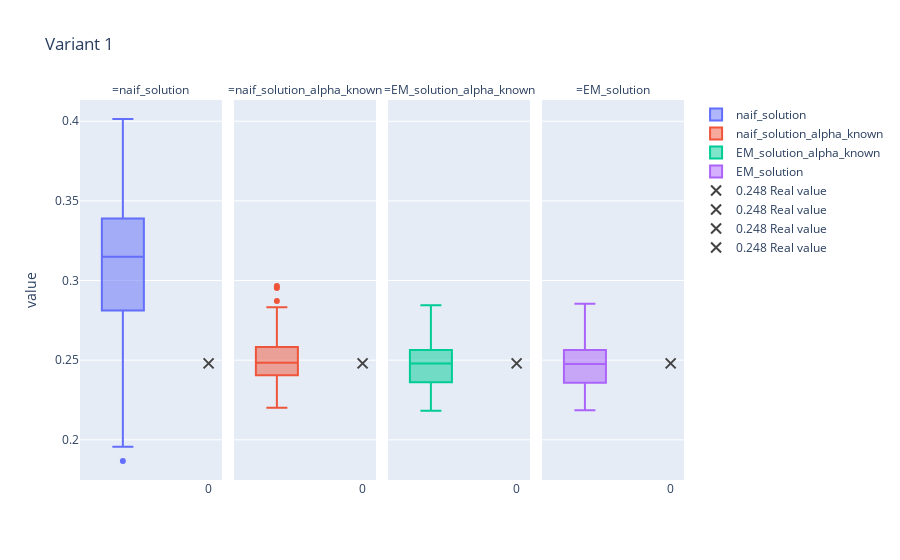
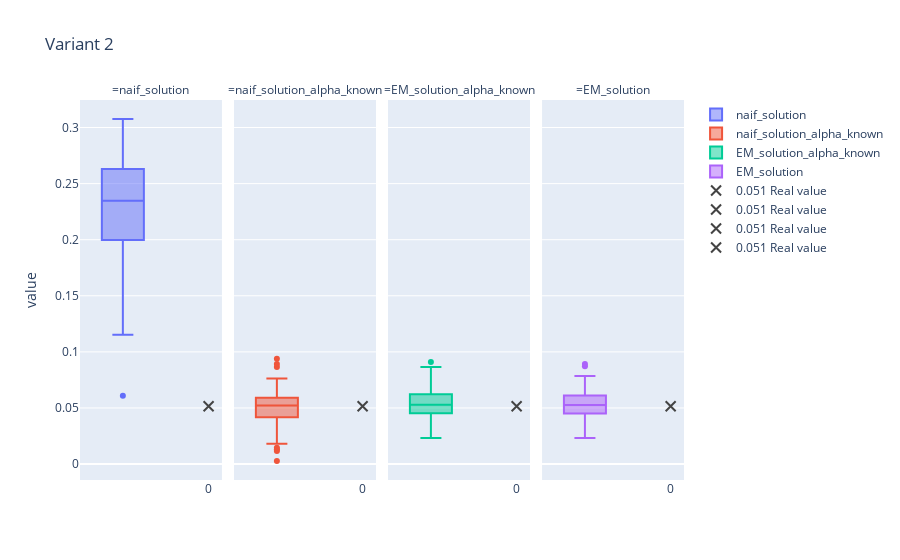
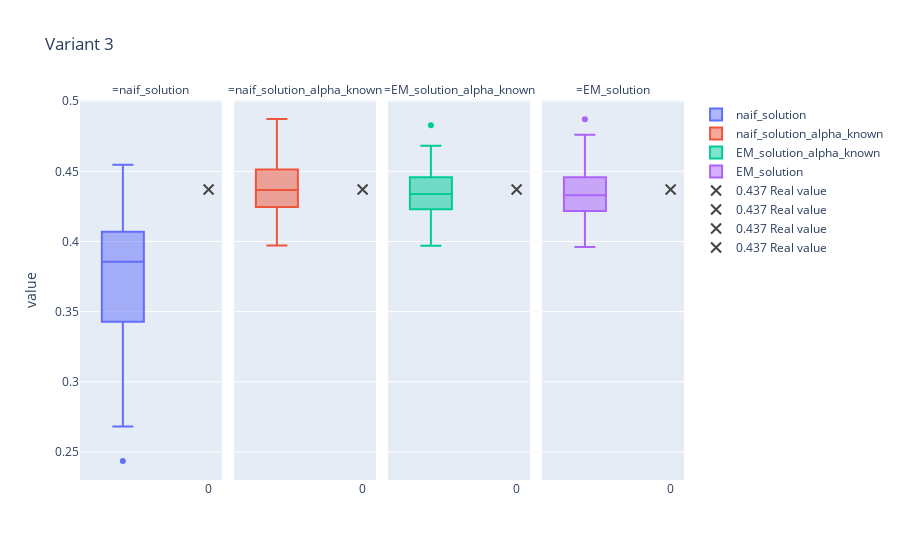
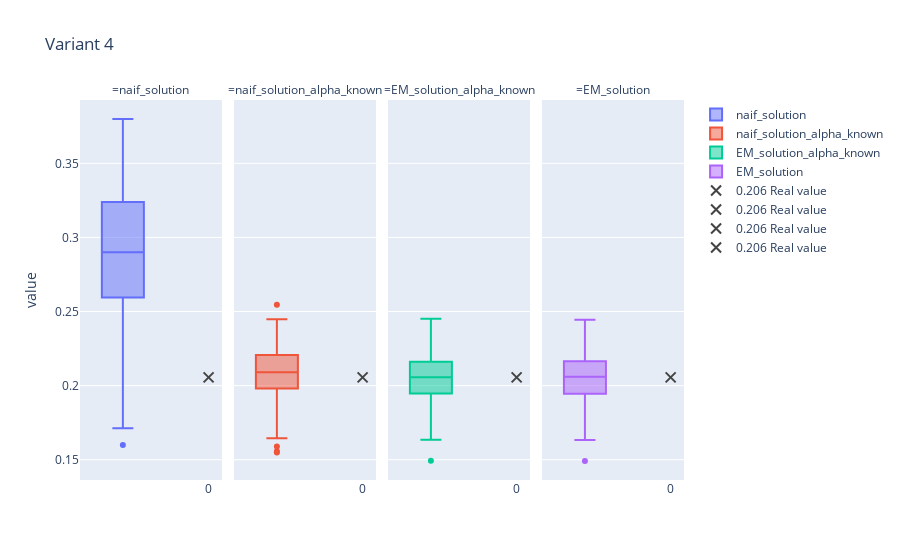

Source (notebook cell) for these figures, in order:
### Code cell
# useful for the visualization
nb_variants = 5
nb_simulation = 100
# alpha_list = list(np.arange(0.,0.5, 0.05))
columns_name = ['naif_solution', 'naif_solution_alpha_known','EM_solution_alpha_known', 'EM_solution']
# Start visualization
for variant_actuel in range(nb_variants):
    temp = []
    for i in range(nb_simulation):
        new_row = [np.array(temp_df[col])[i][variant_actuel] for col in columns_name]
        temp.append(new_row)
    variant = pd.DataFrame(temp, columns=columns_name)
    real_value = list(temp_df.ratio)[0][variant_actuel]
    fig = px.box(variant.melt(), y="value", facet_col="variable", boxmode="overlay", color="variable", labels={'variable': ''}, title=f'Variant {variant_actuel + 1}')
    fig.add_trace(go.Scatter(y=[real_value], mode="markers", name=f"{real_value:.3f} Real value", marker_line_width=2, marker_size=10,marker_symbol=34, marker_color='rgba(0, 0, 0, 1)' ),row='all', col='all', exclude_empty_subplots=True)

    fig.show()

### Figure 1 — Plotly figure (JSON) as saved in the notebook; plotly's stock layout.template omitted (floating-point values rounded to 4 significant figures)
{"data": [{"alignmentgroup": "True", "hovertemplate": "=naif_solution<br>value=%{y}<extra></extra>", "legendgroup": "naif_solution", "marker": {"color": "#636efa"}, "name": "naif_solution", "notched": false, "offsetgroup": "naif_solution", "orientation": "v", "showlegend": true, "type": "box", "x0": " ", "xaxis": "x", "y": [0.2405, 0.3277, 0.3333, 0.3525, 0.2649, 0.3332, 0.3211, 0.2885, 0.2757, 0.3635, 0.288, 0.2467, 0.3197, 0.3146, 0.2553, 0.2502, 0.2444, 0.3638, 0.3621, 0.3311, 0.2678, 0.321, 0.2552, 0.3271, 0.2701, 0.3202, 0.3272, 0.3655, 0.2443, 0.3508, 0.3259, 0.3688, 0.352, 0.3205, 0.3129, 0.3789, 0.3206, 0.3711, 0.3271, 0.2476, 0.3467, 0.2507, 0.2831, 0.3503, 0.34, 0.3231, 0.2896, 0.3589, 0.1956, 0.2719, 0.3522, 0.318, 0.228, 0.3099, 0.314, 0.3714, 0.3151, 0.3026, 0.3166, 0.2152, 0.2331, 0.2726, 0.314, 0.3162, 0.3275, 0.3447, 0.2827, 0.3435, 0.2629, 0.2903, 0.3693, 0.338, 0.3015, 0.3118, 0.26, 0.2603, 0.2942, 0.2579, 0.2975, 0.2968, 0.4014, 0.1867, 0.2797, 0.295, 0.3424, 0.3073, 0.3144, 0.3007, 0.3336, 0.348, 0.3123, 0.3508, 0.3065, 0.3254, 0.3468, 0.3067, 0.3358, 0.3682, 0.3313, 0.3039], "y0": " ", "yaxis": "y"}, {"alignmentgroup": "True", "hovertemplate": "=naif_solution_alpha_known<br>value=%{y}<extra></extra>", "legendgroup": "naif_solution_alpha_known", "marker": {"color": "#EF553B"}, "name": "naif_solution_alpha_known", "notched": false, "offsetgroup": "naif_solution_alpha_known", "orientation": "v", "showlegend": true, "type": "box", "x0": " ", "xaxis": "x2", "y": [0.2298, 0.2576, 0.2556, 0.2414, 0.2202, 0.2761, 0.246, 0.2367, 0.2544, 0.25, 0.2341, 0.2479, 0.2456, 0.2429, 0.2416, 0.2494, 0.2335, 0.2532, 0.2581, 0.2435, 0.2514, 0.2477, 0.2488, 0.2823, 0.2387, 0.255, 0.2517, 0.2833, 0.2785, 0.2545, 0.237, 0.2552, 0.2706, 0.2536, 0.2634, 0.2676, 0.2771, 0.2417, 0.281, 0.2594, 0.242, 0.2323, 0.2393, 0.2782, 0.2289, 0.2623, 0.2711, 0.2467, 0.2468, 0.2394, 0.2472, 0.2616, 0.2234, 0.2559, 0.2799, 0.2953, 0.2327, 0.2549, 0.2663, 0.272, 0.2494, 0.2585, 0.2966, 0.2637, 0.2481, 0.2418, 0.246, 0.2244, 0.2205, 0.2819, 0.2448, 0.2442, 0.2522, 0.2317, 0.2543, 0.2291, 0.2297, 0.2563, 0.2399, 0.2871, 0.2411, 0.2502, 0.235, 0.2245, 0.2453, 0.2304, 0.2545, 0.2656, 0.2593, 0.2548, 0.2346, 0.2514, 0.2435, 0.2453, 0.2221, 0.246, 0.2352, 0.249, 0.2435, 0.2432], "y0": " ", "yaxis": "y2"}, {"alignmentgroup": "True", "hovertemplate": "=EM_solution_alpha_known<br>value=%{y}<extra></extra>", "legendgroup": "EM_solution_alpha_known", "marker": {"color": "#00cc96"}, "name": "EM_solution_alpha_known", "notched": false, "offsetgroup": "EM_solution_alpha_known", "orientation": "v", "showlegend": true, "type": "box", "x0": " ", "xaxis": "x3", "y": [0.231, 0.2573, 0.2493, 0.2451, 0.2183, 0.2759, 0.2447, 0.235, 0.2563, 0.2483, 0.2509, 0.2363, 0.2468, 0.2404, 0.2358, 0.2561, 0.2314, 0.2453, 0.2564, 0.242, 0.2525, 0.2523, 0.2543, 0.2746, 0.226, 0.258, 0.2519, 0.2714, 0.2673, 0.2512, 0.2383, 0.2581, 0.259, 0.2528, 0.2703, 0.2679, 0.2774, 0.2427, 0.279, 0.2465, 0.2513, 0.2306, 0.2359, 0.2643, 0.228, 0.2532, 0.2548, 0.2303, 0.245, 0.23, 0.2416, 0.2502, 0.2219, 0.2474, 0.2786, 0.2788, 0.2349, 0.2602, 0.2659, 0.2744, 0.2517, 0.247, 0.2814, 0.2671, 0.2295, 0.2382, 0.2531, 0.2312, 0.2243, 0.2638, 0.2435, 0.2422, 0.2399, 0.2437, 0.2517, 0.2223, 0.2385, 0.2494, 0.2496, 0.2845, 0.2372, 0.2497, 0.2246, 0.2253, 0.2542, 0.2282, 0.2604, 0.272, 0.2458, 0.255, 0.2285, 0.2494, 0.2428, 0.2425, 0.2206, 0.2329, 0.2326, 0.2455, 0.2265, 0.2483], "y0": " ", "yaxis": "y3"}, {"alignmentgroup": "True", "hovertemplate": "=EM_solution<br>value=%{y}<extra></extra>", "legendgroup": "EM_solution", "marker": {"color": "#ab63fa"}, "name": "EM_solution", "notched": false, "offsetgroup": "EM_solution", "orientation": "v", "showlegend": true, "type": "box", "x0": " ", "xaxis": "x4", "y": [0.2316, 0.2575, 0.2493, 0.245, 0.2185, 0.2761, 0.2449, 0.2352, 0.2559, 0.2484, 0.2505, 0.2357, 0.247, 0.2399, 0.2358, 0.2546, 0.2317, 0.2452, 0.2568, 0.242, 0.253, 0.2518, 0.2541, 0.2747, 0.2259, 0.2581, 0.2519, 0.2714, 0.2677, 0.2513, 0.2383, 0.2579, 0.2598, 0.2522, 0.27, 0.2683, 0.2775, 0.2434, 0.2793, 0.2468, 0.2517, 0.2283, 0.2355, 0.2645, 0.228, 0.2532, 0.2555, 0.2305, 0.2444, 0.2293, 0.2413, 0.2503, 0.2218, 0.2473, 0.2777, 0.2798, 0.2345, 0.2599, 0.2664, 0.273, 0.2523, 0.2475, 0.2801, 0.2664, 0.2299, 0.2385, 0.2532, 0.2295, 0.2241, 0.2635, 0.2436, 0.2427, 0.2398, 0.2436, 0.2517, 0.2207, 0.2386, 0.2506, 0.2493, 0.2855, 0.237, 0.2481, 0.2247, 0.2255, 0.2543, 0.2283, 0.2589, 0.2718, 0.2468, 0.2546, 0.2288, 0.2503, 0.2428, 0.2414, 0.2203, 0.2332, 0.2323, 0.2456, 0.227, 0.2475], "y0": " ", "yaxis": "y4"}, {"marker": {"color": "rgba(0, 0, 0, 1)", "line": {"width": 2}, "size": 10, "symbol": 34}, "mode": "markers", "name": "0.248 Real value", "type": "scatter", "xaxis": "x", "y": [0.248], "yaxis": "y"}, {"marker": {"color": "rgba(0, 0, 0, 1)", "line": {"width": 2}, "size": 10, "symbol": 34}, "mode": "markers", "name": "0.248 Real value", "type": "scatter", "xaxis": "x2", "y": [0.248], "yaxis": "y2"}, {"marker": {"color": "rgba(0, 0, 0, 1)", "line": {"width": 2}, "size": 10, "symbol": 34}, "mode": "markers", "name": "0.248 Real value", "type": "scatter", "xaxis": "x3", "y": [0.248], "yaxis": "y3"}, {"marker": {"color": "rgba(0, 0, 0, 1)", "line": {"width": 2}, "size": 10, "symbol": 34}, "mode": "markers", "name": "0.248 Real value", "type": "scatter", "xaxis": "x4", "y": [0.248], "yaxis": "y4"}], "layout": {"annotations": [{"font": {}, "showarrow": false, "text": "=naif_solution", "x": 0.1175, "xanchor": "center", "xref": "paper", "y": 1, "yanchor": "bottom", "yref": "paper"}, {"font": {}, "showarrow": false, "text": "=naif_solution_alpha_known", "x": 0.3725, "xanchor": "center", "xref": "paper", "y": 1, "yanchor": "bottom", "yref": "paper"}, {"font": {}, "showarrow": false, "text": "=EM_solution_alpha_known", "x": 0.6275, "xanchor": "center", "xref": "paper", "y": 1, "yanchor": "bottom", "yref": "paper"}, {"font": {}, "showarrow": false, "text": "=EM_solution", "x": 0.8825, "xanchor": "center", "xref": "paper", "y": 1, "yanchor": "bottom", "yref": "paper"}], "boxmode": "overlay", "legend": {"title": {"text": ""}, "tracegroupgap": 0}, "title": {"text": "Variant 1"}, "xaxis": {"anchor": "y", "domain": [0, 0.235]}, "xaxis2": {"anchor": "y2", "domain": [0.255, 0.49], "matches": "x"}, "xaxis3": {"anchor": "y3", "domain": [0.51, 0.745], "matches": "x"}, "xaxis4": {"anchor": "y4", "domain": [0.765, 1.0], "matches": "x"}, "yaxis": {"anchor": "x", "domain": [0, 1], "title": {"text": "value"}}, "yaxis2": {"anchor": "x2", "domain": [0, 1], "matches": "y", "showticklabels": false}, "yaxis3": {"anchor": "x3", "domain": [0, 1], "matches": "y", "showticklabels": false}, "yaxis4": {"anchor": "x4", "domain": [0, 1], "matches": "y", "showticklabels": false}}}

### Figure 2 — Plotly figure (JSON) as saved in the notebook; plotly's stock layout.template omitted (floating-point values rounded to 4 significant figures)
{"data": [{"alignmentgroup": "True", "hovertemplate": "=naif_solution<br>value=%{y}<extra></extra>", "legendgroup": "naif_solution", "marker": {"color": "#636efa"}, "name": "naif_solution", "notched": false, "offsetgroup": "naif_solution", "orientation": "v", "showlegend": true, "type": "box", "x0": " ", "xaxis": "x", "y": [0.2598, 0.2317, 0.287, 0.2851, 0.2623, 0.2426, 0.1743, 0.2486, 0.2307, 0.2727, 0.2677, 0.2194, 0.1695, 0.2684, 0.3055, 0.1153, 0.1497, 0.2471, 0.2074, 0.2745, 0.2636, 0.1697, 0.1937, 0.2331, 0.2785, 0.1984, 0.2112, 0.2728, 0.2519, 0.1557, 0.2467, 0.2221, 0.06081, 0.2113, 0.2782, 0.2022, 0.2538, 0.1233, 0.2578, 0.1286, 0.1624, 0.2754, 0.3012, 0.2976, 0.254, 0.2162, 0.1982, 0.2882, 0.2388, 0.2089, 0.2502, 0.2347, 0.2815, 0.1929, 0.2509, 0.154, 0.2334, 0.2786, 0.1941, 0.2161, 0.2018, 0.2164, 0.2528, 0.239, 0.2437, 0.2355, 0.2223, 0.1817, 0.2515, 0.2166, 0.2617, 0.3047, 0.2946, 0.2547, 0.2161, 0.1973, 0.1985, 0.1298, 0.2676, 0.2346, 0.2922, 0.1788, 0.2366, 0.2859, 0.2493, 0.2339, 0.1837, 0.2477, 0.1336, 0.274, 0.3076, 0.1941, 0.2337, 0.2177, 0.2436, 0.201, 0.2125, 0.2761, 0.2189, 0.1374], "y0": " ", "yaxis": "y"}, {"alignmentgroup": "True", "hovertemplate": "=naif_solution_alpha_known<br>value=%{y}<extra></extra>", "legendgroup": "naif_solution_alpha_known", "marker": {"color": "#EF553B"}, "name": "naif_solution_alpha_known", "notched": false, "offsetgroup": "naif_solution_alpha_known", "orientation": "v", "showlegend": true, "type": "box", "x0": " ", "xaxis": "x2", "y": [0.04794, 0.05802, 0.04883, 0.05616, 0.05131, 0.06665, 0.06326, 0.04301, 0.05328, 0.04092, 0.06392, 0.0739, 0.01156, 0.03031, 0.07628, 0.02615, 0.05801, 0.0636, 0.02266, 0.02157, 0.06604, 0.04538, 0.04142, 0.04371, 0.03541, 0.01315, 0.04261, 0.04876, 0.02185, 0.06554, 0.04764, 0.04452, 0.0518, 0.04217, 0.04185, 0.05412, 0.03432, 0.08649, 0.05514, 0.00271, 0.05677, 0.05264, 0.03907, 0.02928, 0.09392, 0.04379, 0.0324, 0.06086, 0.05633, 0.05248, 0.04357, 0.04278, 0.05978, 0.07289, 0.04377, 0.02323, 0.06886, 0.04962, 0.0321, 0.06616, 0.04506, 0.05306, 0.04171, 0.02327, 0.04117, 0.0611, 0.05036, 0.0627, 0.05949, 0.05288, 0.03911, 0.04596, 0.05779, 0.05657, 0.04518, 0.06693, 0.06707, 0.01819, 0.03693, 0.05116, 0.05251, 0.0595, 0.05499, 0.05628, 0.05343, 0.08921, 0.05662, 0.05585, 0.0414, 0.04572, 0.05408, 0.06115, 0.05866, 0.01446, 0.06367, 0.05517, 0.05617, 0.0453, 0.06962, 0.05702], "y0": " ", "yaxis": "y2"}, {"alignmentgroup": "True", "hovertemplate": "=EM_solution_alpha_known<br>value=%{y}<extra></extra>", "legendgroup": "EM_solution_alpha_known", "marker": {"color": "#00cc96"}, "name": "EM_solution_alpha_known", "notched": false, "offsetgroup": "EM_solution_alpha_known", "orientation": "v", "showlegend": true, "type": "box", "x0": " ", "xaxis": "x3", "y": [0.05171, 0.06096, 0.05302, 0.06466, 0.05267, 0.05051, 0.06719, 0.04481, 0.06374, 0.0394, 0.05188, 0.06777, 0.02568, 0.04055, 0.06778, 0.04459, 0.05172, 0.06261, 0.03302, 0.04696, 0.05624, 0.05473, 0.05261, 0.04823, 0.04998, 0.0232, 0.04217, 0.0547, 0.05042, 0.07883, 0.05331, 0.04839, 0.06913, 0.05474, 0.04554, 0.04985, 0.03548, 0.06274, 0.05144, 0.03279, 0.05829, 0.06237, 0.04345, 0.03689, 0.08656, 0.05374, 0.04156, 0.06751, 0.05883, 0.05642, 0.04741, 0.04467, 0.05714, 0.07787, 0.04329, 0.03612, 0.06222, 0.04157, 0.03902, 0.06536, 0.052, 0.05143, 0.06384, 0.03033, 0.05329, 0.06318, 0.05208, 0.06975, 0.06784, 0.05911, 0.048, 0.04699, 0.05479, 0.04992, 0.05103, 0.0577, 0.06572, 0.03539, 0.0412, 0.05838, 0.05585, 0.04643, 0.06266, 0.05406, 0.0568, 0.09093, 0.05591, 0.04911, 0.04632, 0.03897, 0.04182, 0.0551, 0.07777, 0.0268, 0.05508, 0.0558, 0.07292, 0.03709, 0.06789, 0.06923], "y0": " ", "yaxis": "y3"}, {"alignmentgroup": "True", "hovertemplate": "=EM_solution<br>value=%{y}<extra></extra>", "legendgroup": "EM_solution", "marker": {"color": "#ab63fa"}, "name": "EM_solution", "notched": false, "offsetgroup": "EM_solution", "orientation": "v", "showlegend": true, "type": "box", "x0": " ", "xaxis": "x4", "y": [0.04991, 0.06065, 0.05177, 0.06512, 0.05175, 0.05008, 0.06688, 0.04378, 0.0644, 0.03738, 0.05357, 0.06877, 0.02552, 0.042, 0.06859, 0.04484, 0.05082, 0.06154, 0.0341, 0.04837, 0.05427, 0.05651, 0.05326, 0.04774, 0.05028, 0.02312, 0.04187, 0.05512, 0.04941, 0.07812, 0.05272, 0.04628, 0.06843, 0.05851, 0.04909, 0.04849, 0.03536, 0.06153, 0.05024, 0.03199, 0.05701, 0.067, 0.04461, 0.03559, 0.08723, 0.05361, 0.04079, 0.06571, 0.05943, 0.05803, 0.04522, 0.04385, 0.05817, 0.07731, 0.04428, 0.03415, 0.06064, 0.04182, 0.03803, 0.06597, 0.05107, 0.05046, 0.0658, 0.03155, 0.04977, 0.06292, 0.05094, 0.07071, 0.06839, 0.05942, 0.0488, 0.04644, 0.05321, 0.0526, 0.05068, 0.05938, 0.06619, 0.03406, 0.0442, 0.0576, 0.05479, 0.04747, 0.06241, 0.05794, 0.05616, 0.08921, 0.05903, 0.04976, 0.04567, 0.03646, 0.03987, 0.05704, 0.07859, 0.02439, 0.05478, 0.05499, 0.07266, 0.03953, 0.06644, 0.07014], "y0": " ", "yaxis": "y4"}, {"marker": {"color": "rgba(0, 0, 0, 1)", "line": {"width": 2}, "size": 10, "symbol": 34}, "mode": "markers", "name": "0.051 Real value", "type": "scatter", "xaxis": "x", "y": [0.05149], "yaxis": "y"}, {"marker": {"color": "rgba(0, 0, 0, 1)", "line": {"width": 2}, "size": 10, "symbol": 34}, "mode": "markers", "name": "0.051 Real value", "type": "scatter", "xaxis": "x2", "y": [0.05149], "yaxis": "y2"}, {"marker": {"color": "rgba(0, 0, 0, 1)", "line": {"width": 2}, "size": 10, "symbol": 34}, "mode": "markers", "name": "0.051 Real value", "type": "scatter", "xaxis": "x3", "y": [0.05149], "yaxis": "y3"}, {"marker": {"color": "rgba(0, 0, 0, 1)", "line": {"width": 2}, "size": 10, "symbol": 34}, "mode": "markers", "name": "0.051 Real value", "type": "scatter", "xaxis": "x4", "y": [0.05149], "yaxis": "y4"}], "layout": {"annotations": [{"font": {}, "showarrow": false, "text": "=naif_solution", "x": 0.1175, "xanchor": "center", "xref": "paper", "y": 1, "yanchor": "bottom", "yref": "paper"}, {"font": {}, "showarrow": false, "text": "=naif_solution_alpha_known", "x": 0.3725, "xanchor": "center", "xref": "paper", "y": 1, "yanchor": "bottom", "yref": "paper"}, {"font": {}, "showarrow": false, "text": "=EM_solution_alpha_known", "x": 0.6275, "xanchor": "center", "xref": "paper", "y": 1, "yanchor": "bottom", "yref": "paper"}, {"font": {}, "showarrow": false, "text": "=EM_solution", "x": 0.8825, "xanchor": "center", "xref": "paper", "y": 1, "yanchor": "bottom", "yref": "paper"}], "boxmode": "overlay", "legend": {"title": {"text": ""}, "tracegroupgap": 0}, "title": {"text": "Variant 2"}, "xaxis": {"anchor": "y", "domain": [0, 0.235]}, "xaxis2": {"anchor": "y2", "domain": [0.255, 0.49], "matches": "x"}, "xaxis3": {"anchor": "y3", "domain": [0.51, 0.745], "matches": "x"}, "xaxis4": {"anchor": "y4", "domain": [0.765, 1.0], "matches": "x"}, "yaxis": {"anchor": "x", "domain": [0, 1], "title": {"text": "value"}}, "yaxis2": {"anchor": "x2", "domain": [0, 1], "matches": "y", "showticklabels": false}, "yaxis3": {"anchor": "x3", "domain": [0, 1], "matches": "y", "showticklabels": false}, "yaxis4": {"anchor": "x4", "domain": [0, 1], "matches": "y", "showticklabels": false}}}

### Figure 3 — Plotly figure (JSON) as saved in the notebook; plotly's stock layout.template omitted (floating-point values rounded to 4 significant figures)
{"data": [{"alignmentgroup": "True", "hovertemplate": "=naif_solution<br>value=%{y}<extra></extra>", "legendgroup": "naif_solution", "marker": {"color": "#636efa"}, "name": "naif_solution", "notched": false, "offsetgroup": "naif_solution", "orientation": "v", "showlegend": true, "type": "box", "x0": " ", "xaxis": "x", "y": [0.3594, 0.4547, 0.3718, 0.4222, 0.4464, 0.3129, 0.3845, 0.3997, 0.4054, 0.3981, 0.3123, 0.3367, 0.3762, 0.3172, 0.3522, 0.4267, 0.4333, 0.3989, 0.4044, 0.3386, 0.4192, 0.4081, 0.4169, 0.3726, 0.3497, 0.33, 0.375, 0.3491, 0.3416, 0.3613, 0.3327, 0.3955, 0.4439, 0.3637, 0.395, 0.4057, 0.3508, 0.3322, 0.4063, 0.4075, 0.3197, 0.3976, 0.3801, 0.4171, 0.4332, 0.3336, 0.3929, 0.399, 0.3999, 0.4042, 0.3901, 0.3293, 0.3221, 0.391, 0.4046, 0.4129, 0.421, 0.3534, 0.361, 0.3675, 0.4028, 0.4299, 0.4138, 0.3143, 0.3988, 0.4298, 0.3867, 0.382, 0.4087, 0.3413, 0.3962, 0.3887, 0.3663, 0.3469, 0.3758, 0.425, 0.3339, 0.4319, 0.3395, 0.3556, 0.4114, 0.3972, 0.4205, 0.331, 0.4157, 0.309, 0.3381, 0.2927, 0.2436, 0.3439, 0.332, 0.3586, 0.3392, 0.3551, 0.4164, 0.3571, 0.2681, 0.416, 0.3907, 0.3972], "y0": " ", "yaxis": "y"}, {"alignmentgroup": "True", "hovertemplate": "=naif_solution_alpha_known<br>value=%{y}<extra></extra>", "legendgroup": "naif_solution_alpha_known", "marker": {"color": "#EF553B"}, "name": "naif_solution_alpha_known", "notched": false, "offsetgroup": "naif_solution_alpha_known", "orientation": "v", "showlegend": true, "type": "box", "x0": " ", "xaxis": "x2", "y": [0.4603, 0.4241, 0.4364, 0.4358, 0.4577, 0.3971, 0.4517, 0.4513, 0.4122, 0.4431, 0.428, 0.462, 0.4564, 0.464, 0.4211, 0.4517, 0.4231, 0.437, 0.4344, 0.4513, 0.4554, 0.4398, 0.4358, 0.4359, 0.4284, 0.4235, 0.431, 0.4719, 0.453, 0.4308, 0.4488, 0.4873, 0.422, 0.4493, 0.4056, 0.4528, 0.4486, 0.4626, 0.4639, 0.4455, 0.4207, 0.4188, 0.452, 0.4352, 0.4445, 0.4396, 0.4575, 0.4159, 0.4097, 0.4345, 0.4344, 0.4369, 0.4496, 0.4246, 0.406, 0.4061, 0.4446, 0.4386, 0.4268, 0.419, 0.4412, 0.4276, 0.4091, 0.4237, 0.4718, 0.4695, 0.4631, 0.4259, 0.4419, 0.4061, 0.4247, 0.4425, 0.4247, 0.4281, 0.4219, 0.434, 0.4348, 0.4704, 0.4379, 0.406, 0.4342, 0.4438, 0.4178, 0.4406, 0.4245, 0.4452, 0.4246, 0.4, 0.426, 0.434, 0.4664, 0.454, 0.4253, 0.4717, 0.4775, 0.4373, 0.441, 0.4369, 0.4298, 0.4455], "y0": " ", "yaxis": "y2"}, {"alignmentgroup": "True", "hovertemplate": "=EM_solution_alpha_known<br>value=%{y}<extra></extra>", "legendgroup": "EM_solution_alpha_known", "marker": {"color": "#00cc96"}, "name": "EM_solution_alpha_known", "notched": false, "offsetgroup": "EM_solution_alpha_known", "orientation": "v", "showlegend": true, "type": "box", "x0": " ", "xaxis": "x3", "y": [0.459, 0.4248, 0.4287, 0.4323, 0.4546, 0.4015, 0.4468, 0.4389, 0.4178, 0.441, 0.4046, 0.4584, 0.4466, 0.4493, 0.4268, 0.444, 0.4304, 0.4148, 0.4238, 0.4263, 0.4514, 0.4329, 0.4336, 0.4256, 0.4207, 0.4214, 0.4393, 0.4682, 0.4351, 0.4196, 0.4433, 0.4829, 0.4214, 0.442, 0.4254, 0.45, 0.4465, 0.4543, 0.4496, 0.442, 0.4107, 0.4142, 0.4455, 0.4342, 0.4392, 0.4411, 0.4509, 0.421, 0.4145, 0.4398, 0.443, 0.43, 0.4514, 0.434, 0.4039, 0.408, 0.4413, 0.4331, 0.4235, 0.419, 0.4349, 0.4332, 0.4155, 0.4172, 0.4499, 0.4647, 0.4461, 0.4243, 0.4409, 0.4139, 0.4203, 0.4469, 0.4291, 0.4305, 0.4299, 0.4354, 0.4295, 0.4616, 0.4367, 0.4014, 0.4354, 0.4476, 0.4214, 0.4342, 0.4221, 0.4415, 0.4223, 0.397, 0.4151, 0.4253, 0.4605, 0.4557, 0.4334, 0.4683, 0.4678, 0.4339, 0.4283, 0.4381, 0.4312, 0.4401], "y0": " ", "yaxis": "y3"}, {"alignmentgroup": "True", "hovertemplate": "=EM_solution<br>value=%{y}<extra></extra>", "legendgroup": "EM_solution", "marker": {"color": "#ab63fa"}, "name": "EM_solution", "notched": false, "offsetgroup": "EM_solution", "orientation": "v", "showlegend": true, "type": "box", "x0": " ", "xaxis": "x4", "y": [0.4629, 0.4252, 0.4307, 0.432, 0.4561, 0.4022, 0.4473, 0.4406, 0.4167, 0.4442, 0.4021, 0.4564, 0.4461, 0.4466, 0.4252, 0.4418, 0.4317, 0.4162, 0.4213, 0.4248, 0.4553, 0.4282, 0.4328, 0.4266, 0.4204, 0.4212, 0.4397, 0.4665, 0.4367, 0.4208, 0.4449, 0.4871, 0.4198, 0.4356, 0.4205, 0.4522, 0.4476, 0.454, 0.4528, 0.4423, 0.4101, 0.4085, 0.4444, 0.436, 0.4379, 0.441, 0.4524, 0.4239, 0.4143, 0.4368, 0.4468, 0.4318, 0.4498, 0.4332, 0.403, 0.4103, 0.4451, 0.4328, 0.4242, 0.4175, 0.4365, 0.4344, 0.4129, 0.4149, 0.4568, 0.4629, 0.4485, 0.4203, 0.4402, 0.4119, 0.4189, 0.4481, 0.4318, 0.427, 0.4302, 0.4312, 0.4288, 0.4655, 0.4317, 0.4031, 0.437, 0.4454, 0.422, 0.4265, 0.4228, 0.4452, 0.4147, 0.3961, 0.4108, 0.4291, 0.4641, 0.4512, 0.4314, 0.4762, 0.4689, 0.4353, 0.4292, 0.4348, 0.4347, 0.434], "y0": " ", "yaxis": "y4"}, {"marker": {"color": "rgba(0, 0, 0, 1)", "line": {"width": 2}, "size": 10, "symbol": 34}, "mode": "markers", "name": "0.437 Real value", "type": "scatter", "xaxis": "x", "y": [0.4371], "yaxis": "y"}, {"marker": {"color": "rgba(0, 0, 0, 1)", "line": {"width": 2}, "size": 10, "symbol": 34}, "mode": "markers", "name": "0.437 Real value", "type": "scatter", "xaxis": "x2", "y": [0.4371], "yaxis": "y2"}, {"marker": {"color": "rgba(0, 0, 0, 1)", "line": {"width": 2}, "size": 10, "symbol": 34}, "mode": "markers", "name": "0.437 Real value", "type": "scatter", "xaxis": "x3", "y": [0.4371], "yaxis": "y3"}, {"marker": {"color": "rgba(0, 0, 0, 1)", "line": {"width": 2}, "size": 10, "symbol": 34}, "mode": "markers", "name": "0.437 Real value", "type": "scatter", "xaxis": "x4", "y": [0.4371], "yaxis": "y4"}], "layout": {"annotations": [{"font": {}, "showarrow": false, "text": "=naif_solution", "x": 0.1175, "xanchor": "center", "xref": "paper", "y": 1, "yanchor": "bottom", "yref": "paper"}, {"font": {}, "showarrow": false, "text": "=naif_solution_alpha_known", "x": 0.3725, "xanchor": "center", "xref": "paper", "y": 1, "yanchor": "bottom", "yref": "paper"}, {"font": {}, "showarrow": false, "text": "=EM_solution_alpha_known", "x": 0.6275, "xanchor": "center", "xref": "paper", "y": 1, "yanchor": "bottom", "yref": "paper"}, {"font": {}, "showarrow": false, "text": "=EM_solution", "x": 0.8825, "xanchor": "center", "xref": "paper", "y": 1, "yanchor": "bottom", "yref": "paper"}], "boxmode": "overlay", "legend": {"title": {"text": ""}, "tracegroupgap": 0}, "title": {"text": "Variant 3"}, "xaxis": {"anchor": "y", "domain": [0, 0.235]}, "xaxis2": {"anchor": "y2", "domain": [0.255, 0.49], "matches": "x"}, "xaxis3": {"anchor": "y3", "domain": [0.51, 0.745], "matches": "x"}, "xaxis4": {"anchor": "y4", "domain": [0.765, 1.0], "matches": "x"}, "yaxis": {"anchor": "x", "domain": [0, 1], "title": {"text": "value"}}, "yaxis2": {"anchor": "x2", "domain": [0, 1], "matches": "y", "showticklabels": false}, "yaxis3": {"anchor": "x3", "domain": [0, 1], "matches": "y", "showticklabels": false}, "yaxis4": {"anchor": "x4", "domain": [0, 1], "matches": "y", "showticklabels": false}}}

### Figure 4 — Plotly figure (JSON) as saved in the notebook; plotly's stock layout.template omitted (floating-point values rounded to 4 significant figures)
{"data": [{"alignmentgroup": "True", "hovertemplate": "=naif_solution<br>value=%{y}<extra></extra>", "legendgroup": "naif_solution", "marker": {"color": "#636efa"}, "name": "naif_solution", "notched": false, "offsetgroup": "naif_solution", "orientation": "v", "showlegend": true, "type": "box", "x0": " ", "xaxis": "x", "y": [0.3152, 0.2729, 0.2347, 0.3013, 0.3242, 0.2728, 0.302, 0.3054, 0.3276, 0.2534, 0.274, 0.2588, 0.237, 0.3495, 0.3055, 0.3799, 0.2738, 0.2361, 0.2787, 0.3235, 0.2365, 0.3247, 0.3047, 0.3168, 0.2647, 0.2879, 0.3178, 0.2667, 0.3025, 0.3458, 0.2578, 0.1935, 0.3154, 0.3393, 0.195, 0.2676, 0.287, 0.3029, 0.2536, 0.3459, 0.3304, 0.2709, 0.2919, 0.1773, 0.367, 0.2869, 0.2862, 0.2376, 0.2939, 0.3062, 0.26, 0.2696, 0.3033, 0.274, 0.3588, 0.2763, 0.2973, 0.3435, 0.2447, 0.3278, 0.3254, 0.2819, 0.327, 0.2224, 0.3337, 0.1866, 0.3286, 0.3635, 0.3485, 0.2274, 0.2714, 0.3271, 0.3014, 0.3444, 0.2698, 0.2997, 0.2641, 0.3131, 0.2946, 0.341, 0.16, 0.3208, 0.2552, 0.27, 0.2106, 0.3062, 0.3336, 0.31, 0.3455, 0.1988, 0.2281, 0.2553, 0.2859, 0.3203, 0.1712, 0.2615, 0.2421, 0.2418, 0.3665, 0.2694], "y0": " ", "yaxis": "y"}, {"alignmentgroup": "True", "hovertemplate": "=naif_solution_alpha_known<br>value=%{y}<extra></extra>", "legendgroup": "naif_solution_alpha_known", "marker": {"color": "#EF553B"}, "name": "naif_solution_alpha_known", "notched": false, "offsetgroup": "naif_solution_alpha_known", "orientation": "v", "showlegend": true, "type": "box", "x0": " ", "xaxis": "x2", "y": [0.193, 0.2215, 0.224, 0.209, 0.2126, 0.209, 0.1974, 0.2114, 0.2058, 0.2025, 0.2217, 0.1681, 0.1951, 0.2248, 0.2209, 0.2202, 0.2271, 0.2112, 0.2546, 0.2359, 0.1549, 0.232, 0.2155, 0.2006, 0.2448, 0.2435, 0.1914, 0.1696, 0.2342, 0.1979, 0.2141, 0.1589, 0.1807, 0.1996, 0.2069, 0.1995, 0.2033, 0.2089, 0.1557, 0.2137, 0.2372, 0.2108, 0.2121, 0.1973, 0.218, 0.1824, 0.1863, 0.2182, 0.2051, 0.2051, 0.2158, 0.208, 0.2276, 0.1802, 0.2338, 0.2081, 0.2122, 0.204, 0.1825, 0.1983, 0.2251, 0.2114, 0.2041, 0.2207, 0.1911, 0.1644, 0.2219, 0.2104, 0.2208, 0.2085, 0.1943, 0.1951, 0.2141, 0.1941, 0.2177, 0.2142, 0.2073, 0.2204, 0.2088, 0.2205, 0.2268, 0.2175, 0.2365, 0.2099, 0.2246, 0.1804, 0.1974, 0.1935, 0.2211, 0.2028, 0.1998, 0.1996, 0.2036, 0.2116, 0.2027, 0.2227, 0.195, 0.2078, 0.2315, 0.2033], "y0": " ", "yaxis": "y2"}, {"alignmentgroup": "True", "hovertemplate": "=EM_solution_alpha_known<br>value=%{y}<extra></extra>", "legendgroup": "EM_solution_alpha_known", "marker": {"color": "#00cc96"}, "name": "EM_solution_alpha_known", "notched": false, "offsetgroup": "EM_solution_alpha_known", "orientation": "v", "showlegend": true, "type": "box", "x0": " ", "xaxis": "x3", "y": [0.1932, 0.2162, 0.21, 0.2021, 0.2045, 0.2058, 0.1878, 0.2099, 0.2088, 0.196, 0.2316, 0.1749, 0.1949, 0.2135, 0.216, 0.2118, 0.2242, 0.2174, 0.2451, 0.2186, 0.1634, 0.2206, 0.2082, 0.2002, 0.2446, 0.2401, 0.1921, 0.1693, 0.2142, 0.1927, 0.203, 0.1494, 0.1807, 0.1902, 0.2027, 0.1921, 0.2015, 0.2065, 0.1652, 0.2086, 0.2348, 0.2196, 0.2196, 0.2038, 0.2121, 0.183, 0.1938, 0.2139, 0.2056, 0.2046, 0.2037, 0.2152, 0.2205, 0.1762, 0.2331, 0.2051, 0.2157, 0.2119, 0.1698, 0.1904, 0.2213, 0.2006, 0.1917, 0.2224, 0.1951, 0.1646, 0.2053, 0.2046, 0.209, 0.2106, 0.1916, 0.1917, 0.2129, 0.1888, 0.2051, 0.2219, 0.2086, 0.2036, 0.2125, 0.2175, 0.2198, 0.2153, 0.2346, 0.2186, 0.2208, 0.1868, 0.2057, 0.1985, 0.2189, 0.1971, 0.2078, 0.2019, 0.1918, 0.2045, 0.2044, 0.2197, 0.1992, 0.2121, 0.2222, 0.1946], "y0": " ", "yaxis": "y3"}, {"alignmentgroup": "True", "hovertemplate": "=EM_solution<br>value=%{y}<extra></extra>", "legendgroup": "EM_solution", "marker": {"color": "#ab63fa"}, "name": "EM_solution", "notched": false, "offsetgroup": "EM_solution", "orientation": "v", "showlegend": true, "type": "box", "x0": " ", "xaxis": "x4", "y": [0.1924, 0.2166, 0.21, 0.2021, 0.2046, 0.206, 0.1879, 0.21, 0.2088, 0.196, 0.2311, 0.175, 0.1952, 0.214, 0.2162, 0.2126, 0.2243, 0.2182, 0.2435, 0.2187, 0.1632, 0.2198, 0.2082, 0.2001, 0.2445, 0.2399, 0.1921, 0.17, 0.2141, 0.1927, 0.2032, 0.1491, 0.1813, 0.1909, 0.2017, 0.1918, 0.2015, 0.2066, 0.1643, 0.2086, 0.2351, 0.2178, 0.2202, 0.2042, 0.2127, 0.183, 0.1934, 0.2143, 0.2062, 0.2052, 0.2042, 0.2151, 0.2201, 0.1763, 0.2331, 0.2052, 0.2157, 0.212, 0.1706, 0.1914, 0.2209, 0.2002, 0.1922, 0.222, 0.1939, 0.1653, 0.2053, 0.2057, 0.2092, 0.2105, 0.1918, 0.1915, 0.2129, 0.1904, 0.2052, 0.2225, 0.2085, 0.2029, 0.2117, 0.2172, 0.2203, 0.2162, 0.2349, 0.2187, 0.2208, 0.1866, 0.2071, 0.1987, 0.2208, 0.198, 0.2079, 0.2012, 0.1916, 0.203, 0.2045, 0.2198, 0.1994, 0.2099, 0.2218, 0.1954], "y0": " ", "yaxis": "y4"}, {"marker": {"color": "rgba(0, 0, 0, 1)", "line": {"width": 2}, "size": 10, "symbol": 34}, "mode": "markers", "name": "0.206 Real value", "type": "scatter", "xaxis": "x", "y": [0.2056], "yaxis": "y"}, {"marker": {"color": "rgba(0, 0, 0, 1)", "line": {"width": 2}, "size": 10, "symbol": 34}, "mode": "markers", "name": "0.206 Real value", "type": "scatter", "xaxis": "x2", "y": [0.2056], "yaxis": "y2"}, {"marker": {"color": "rgba(0, 0, 0, 1)", "line": {"width": 2}, "size": 10, "symbol": 34}, "mode": "markers", "name": "0.206 Real value", "type": "scatter", "xaxis": "x3", "y": [0.2056], "yaxis": "y3"}, {"marker": {"color": "rgba(0, 0, 0, 1)", "line": {"width": 2}, "size": 10, "symbol": 34}, "mode": "markers", "name": "0.206 Real value", "type": "scatter", "xaxis": "x4", "y": [0.2056], "yaxis": "y4"}], "layout": {"annotations": [{"font": {}, "showarrow": false, "text": "=naif_solution", "x": 0.1175, "xanchor": "center", "xref": "paper", "y": 1, "yanchor": "bottom", "yref": "paper"}, {"font": {}, "showarrow": false, "text": "=naif_solution_alpha_known", "x": 0.3725, "xanchor": "center", "xref": "paper", "y": 1, "yanchor": "bottom", "yref": "paper"}, {"font": {}, "showarrow": false, "text": "=EM_solution_alpha_known", "x": 0.6275, "xanchor": "center", "xref": "paper", "y": 1, "yanchor": "bottom", "yref": "paper"}, {"font": {}, "showarrow": false, "text": "=EM_solution", "x": 0.8825, "xanchor": "center", "xref": "paper", "y": 1, "yanchor": "bottom", "yref": "paper"}], "boxmode": "overlay", "legend": {"title": {"text": ""}, "tracegroupgap": 0}, "title": {"text": "Variant 4"}, "xaxis": {"anchor": "y", "domain": [0, 0.235]}, "xaxis2": {"anchor": "y2", "domain": [0.255, 0.49], "matches": "x"}, "xaxis3": {"anchor": "y3", "domain": [0.51, 0.745], "matches": "x"}, "xaxis4": {"anchor": "y4", "domain": [0.765, 1.0], "matches": "x"}, "yaxis": {"anchor": "x", "domain": [0, 1], "title": {"text": "value"}}, "yaxis2": {"anchor": "x2", "domain": [0, 1], "matches": "y", "showticklabels": false}, "yaxis3": {"anchor": "x3", "domain": [0, 1], "matches": "y", "showticklabels": false}, "yaxis4": {"anchor": "x4", "domain": [0, 1], "matches": "y", "showticklabels": false}}}
